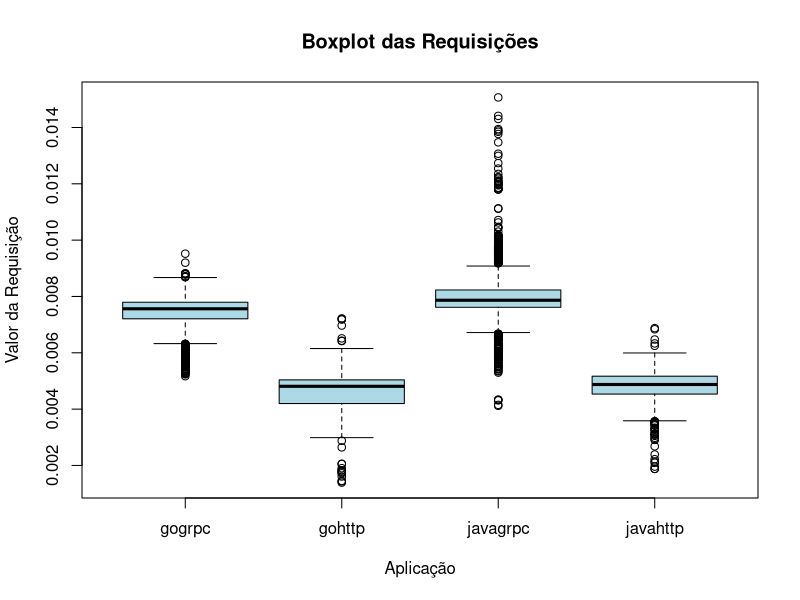

The R script that drew this image:
library(tidyverse)
library(readr)
library(reshape2)
library(stats)
database <- read_csv("dados/experimento6.csv")

data <- database %>%
  mutate(
    language = stringr::str_extract(app_name, "java|go"),
    protocol = stringr::str_extract(app_name, "http|grpc")
  )

data$language <- as.factor(data$language)
data$protocol <- as.factor(data$protocol)
data$request_size <- as.factor(data$request_size)

size <- "big"
javahttp <- filter(data, request_size==size, app_name=="javahttp")
javagrpc <- filter(data, request_size==size, app_name=="javagrpc")
gohttp <- filter(data, request_size==size, app_name=="gohttp")
gogrpc <- filter(data, request_size==size, app_name=="gogrpc")

dataBig <- filter(data, request_size=="big")
dataSmall <- filter(data, request_size=="small")

remover_outliers <- function(dados, campo) {
  Q1 <- quantile(dados[[campo]], 0.25)
  Q3 <- quantile(dados[[campo]], 0.75)
  IQR <- Q3 - Q1
  
  limite_inferior <- Q1 - 3.5 * IQR
  limite_superior <- Q3 + 3.5 * IQR
  
  dados_filtrados <- dados[dados[[campo]] >= limite_inferior & dados[[campo]] <= limite_superior, ]
  
  return(dados_filtrados)
}

javahttp <- remover_outliers(javahttp, "value")
javagrpc <- remover_outliers(javagrpc, "value")
gohttp <- remover_outliers(gohttp, "value")
gogrpc <- remover_outliers(gogrpc, "value")

javahttp <- filter(javahttp, experiment_id >= 2 & experiment_id <= 6)
javagrpc <- filter(javagrpc, experiment_id >= 2 & experiment_id <= 6)
gohttp <- filter(gohttp, experiment_id >= 2 & experiment_id <= 6)
gogrpc <- filter(gogrpc, experiment_id >= 2 & experiment_id <= 6)

# exp_size <- 77
# javahttp <- javahttp %>%
#   group_by(experiment_id) %>%
#   sample_n(exp_size)
# javagrpc <- javagrpc %>%
#   group_by(experiment_id) %>%
#   sample_n(exp_size)
# gohttp <- gohttp %>%
#   group_by(experiment_id) %>%
#   sample_n(exp_size)
# gogrpc <- gogrpc %>%
#   group_by(experiment_id) %>%
#   sample_n(exp_size)


data_filtered <- bind_rows(javahttp, javagrpc, gohttp, gogrpc)

data_grouped <- data_filtered %>%
  group_by(experiment_id, app_name) %>%
  summarise(
    value = mean(value),
  )

data_grouped_extended <- data_grouped %>%
  group_by(app_name) %>%
  summarise(
    mean = mean(value),
    value = value,
    e = value - mean(value),
    experiment_id = experiment_id
  )

inner_group <- data_grouped %>%
  group_by(app_name) %>%
  summarise(
    mean = mean(value),
  )

sum_effect <- inner_group$mean[1] + inner_group$mean[3] + inner_group$mean[2] + inner_group$mean[4]
effectLang <- -inner_group$mean[1] + inner_group$mean[3] - inner_group$mean[2] + inner_group$mean[4]
effectProt <- -inner_group$mean[1] - inner_group$mean[3] + inner_group$mean[2] + inner_group$mean[4]
effectInt <- inner_group$mean[1] - inner_group$mean[3] - inner_group$mean[2] + inner_group$mean[4]

ssy <- sum(data_grouped_extended$value^2)
sse <- ssy - (20*((sum_effect/4)^2 + (effectLang/4)^2 + (effectProt/4)^2 + (effectInt/4)^2))
ss0 <- 20*((sum_effect/4)^2)
sst <- ssy - ss0
ssl <- 20*((effectLang/4)^2)
ssp <- 20*((effectProt/4)^2)
sslp <- 20*((effectInt/4)^2)


langInfluence <- ssl/sst*100
protInfluence <- ssp/sst*100
intInfluence <- sslp/sst*100

errorInfluence <- 100 - (langInfluence + protInfluence + intInfluence)

boxplot(value ~ app_name, data = data_filtered, col = "lightblue", main = "Boxplot das Requisições",
        xlab = "Aplicação", ylab = "Valor da Requisição")



sum_effect
effectLang
effectProt
effectInt

langInfluence
protInfluence
intInfluence
errorInfluence

